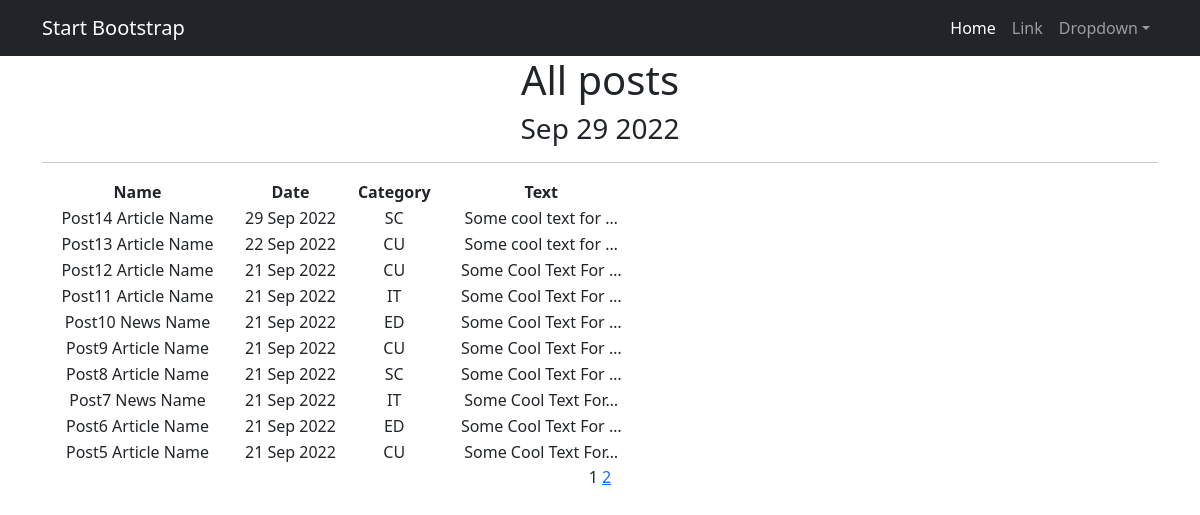
/posts/, run on the app's committed database.
### news/models.py (models this page shows, shortened)
class Post(models.Model):
    post_datetime = models.DateTimeField(auto_now_add=True)
    post_type = models.CharField(max_length=2, choices=TYPE, default=news)
    post_name = models.CharField(max_length=255)
    post_value = models.TextField()
    post_rate = models.SmallIntegerField(default=0)
    post_author = models.ForeignKey(Author, on_delete=models.CASCADE)
    post_category = models.ManyToManyField(to='Category', through='PostCategory')
    def preview(self):
        return '{}...'.format(self.post_value[:124])
    def __str__(self):
        return f'{self.post_name.title()}: {self.preview()}'

class Category(models.Model):
    category_name = models.CharField(max_length=64, unique=True)
    class Meta:
        verbose_name_plural = 'Categories'

### news/views.py (the view)
# urls.py: path('', PostsList.as_view(), name='post_list'),
class PostsList(ListView):
    model = Post
    ordering = '-post_datetime'
    template_name = 'posts.html'
    context_object_name = 'posts'
    paginate_by = 10

### news/templatetags/custom_filters.py (called while the page is built)
@register.filter()
def nofoobar(value):
    for word in BAD_WORDS:
        value = value.replace(word, word[0:1] + ('*' * (len(word) - 1)))
    return value

### news/templatetags/custom_tags.py (called while the page is built)
@register.simple_tag()
def current_time(format_string='%b %d %Y'):
    return datetime.utcnow().strftime(format_string)

@register.simple_tag(takes_context=True)
def url_replace(context, **kwargs):
    d = context['request'].GET.copy()
    for k, v in kwargs.items():
        d[k] = v
    return d.urlencode()

### templates/posts.html (shortened to what this page needs)
{% extends 'flatpages/default.html' %}
{% load custom_filters %}
{% load custom_tags %}
{% block content %}
    <h1>All posts</h1>
    <h3>{% current_time %}</h3>
    <hr>
    {% if posts %}
        <table style="width:600px; height:150px">
            <tr>
                <td><b>Name</b></td>
                <td><b>Date</b></td>
                <td><b>Category</b></td>
                <td><b>Text</b></td>
            </tr>
            {% for post in posts %}
            <tr>
                <td>{{ post.post_name | nofoobar }}</td>
                <td>{{ post.post_datetime | date:'d M Y' }}</td>
                <td>
                    {% for cat in post.post_category.all %}
                    {{ cat.category_name }}
                    {% endfor %}
                </td>
                <td>{{ post.post_value | truncatechars:20 | nofoobar }}</td>
            </tr>
            {% endfor %}
        </table>
    {% else %}
        <h2>No posts</h2>
    {% endif %}
    {{ page_obj.number }}
    {% if page_obj.has_next %}
        <a href="?{% url_replace page=page_obj.next_page_number %}">{{ page_obj.next_page_number }}</a>
    {% endif %}
{% endblock content %}

### templates/flatpages/default.html (shortened to what this page needs)
<!DOCTYPE html>
<html lang="en">
    <head>
        {% load static %}
        <link href="{% static 'css/styles.css' %}" rel="stylesheet" />
    </head>
    <body>
        <nav class="navbar navbar-expand-lg navbar-dark bg-dark">
            <div class="container">
                <a class="navbar-brand" href="#">Start Bootstrap</a>
                <div class="collapse navbar-collapse" id="navbarSupportedContent">
                    <ul class="navbar-nav ms-auto mb-2 mb-lg-0">
                        <li class="nav-item"><a class="nav-link active" aria-current="page" href="#">Home</a></li>
                        <li class="nav-item"><a class="nav-link" href="#">Link</a></li>
                        <li class="nav-item dropdown">
                            <a class="nav-link dropdown-toggle" id="navbarDropdown" href="#" role="button" data-bs-toggle="dropdown" aria-expanded="false">Dropdown</a>
                        </li>
                    </ul>
                </div>
            </div>
        </nav>
        <div class="container">
            <div class="row">
                <div class="col-lg-12 text-center">
                    {% block content %}{% endblock content %}
                </div>
            </div>
        </div>
    </body>
</html>

### data on the page
Post: post_name|nofoobar "Post14 Article Name", post_datetime "29 Sep 2022", post_value|nofoobar "Some cool text for …"
Category: category_name "SC"
Post: post_name|nofoobar "Post13 Article Name", post_datetime "22 Sep 2022", post_value|nofoobar "Some cool text for …"
Category: category_name "CU"
Post: post_name|nofoobar "Post12 Article Name", post_datetime "21 Sep 2022", post_value|nofoobar "Some Cool Text For …"
Post: post_name|nofoobar "Post11 Article Name", post_datetime "21 Sep 2022", post_value|nofoobar "Some Cool Text For …"
Category: category_name "IT"
Post: post_name|nofoobar "Post10 News Name", post_datetime "21 Sep 2022", post_value|nofoobar "Some Cool Text For …"
Category: category_name "ED"
Post: post_name|nofoobar "Post9 Article Name", post_datetime "21 Sep 2022", post_value|nofoobar "Some Cool Text For …"
Post: post_name|nofoobar "Post8 Article Name", post_datetime "21 Sep 2022", post_value|nofoobar "Some Cool Text For …"
Post: post_name|nofoobar "Post7 News Name", post_datetime "21 Sep 2022", post_value|nofoobar "Some Cool Text For…"
Post: post_name|nofoobar "Post6 Article Name", post_datetime "21 Sep 2022", post_value|nofoobar "Some Cool Text For …"
Post: post_name|nofoobar "Post5 Article Name", post_datetime "21 Sep 2022", post_value|nofoobar "Some Cool Text For…"

### other printed values
{{ page_obj.number }} "1"
{{ page_obj.next_page_number }} "2"
